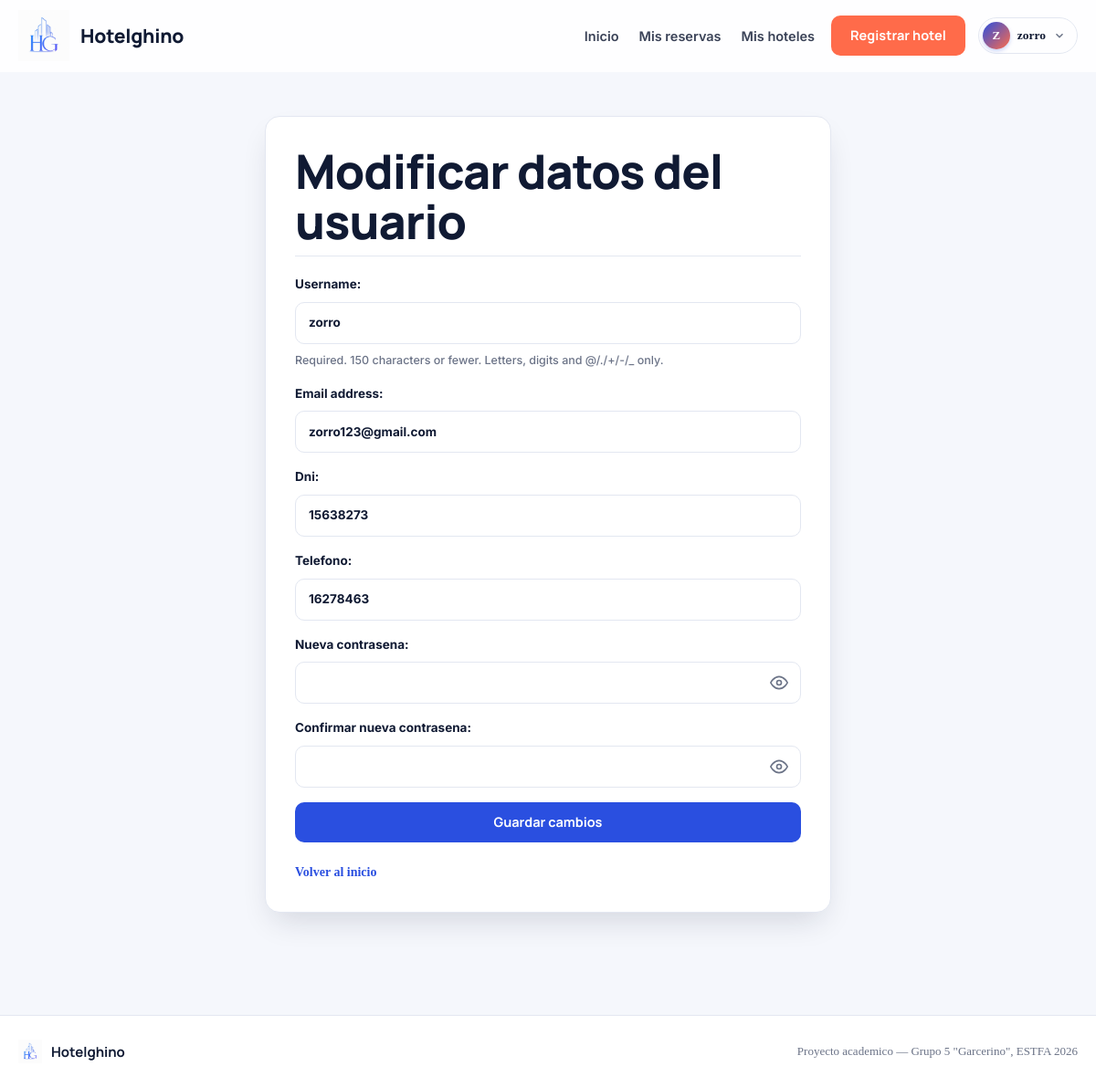
Screenshot of /configuracion/modificar-usuario/ (signed in) with the database file from the repository.
### hotelghino/models.py (models this page shows, shortened)
class Usuario(AbstractUser):
    dni = models.IntegerField()
    telefono = models.CharField(max_length=15)
    ROLES = (
        ('H', 'Huesped'),
        ('P', 'Propietario'),
        ('A', 'Administrador'),
    )
    rol = models.CharField(
        max_length=1,
        choices=ROLES,
        default='H'
    )
    email_verificado = models.BooleanField(
        default=False,
        verbose_name='Email verificado',
        help_text='Indica si el usuario ha verificado su dirección de correo electrónico.'
    )
    REQUIRED_FIELDS = ['dni', 'telefono']
    class Meta:
        verbose_name = 'Usuario'
        verbose_name_plural = 'Usuarios'

### hotelghino/views.py (the view)
# urls.py: path('configuracion/modificar-usuario/', views.modificarUsuario, name='modificar_usuario'),
@login_required
def modificarUsuario(request):
    if request.method == 'POST':
        form = ModificarUsuarioForm(request.POST, instance=request.user)
        if form.is_valid():
            usuario = form.save()
            if form.cleaned_data.get('password1'):
                update_session_auth_hash(request, usuario)
            messages.success(request, 'Tus datos se actualizaron correctamente.')
            return redirect('home')
    else:
        form = ModificarUsuarioForm(instance=request.user)
    return render(request, 'modificar-usuario.html', {'form': form})

### hotelghino/forms.py (shortened to what this page needs)
class ModificarUsuarioForm(forms.ModelForm):
    password1 = forms.CharField(
        label='Nueva contrasena',
        required=False,
        widget=forms.PasswordInput
    )
    password2 = forms.CharField(
        label='Confirmar nueva contrasena',
        required=False,
        widget=forms.PasswordInput
    )
    class Meta:
        model = Usuario
        fields = [
            'username',
            'email',
            'dni',
            'telefono',
        ]

### hotelghino/context_processors.py (called while the page is built)
def admin_pending_hotels(request):
    if request.user.is_authenticated and getattr(request.user, 'rol', None) == 'A':
        count = Alojamiento.objects.filter(estado='P').count()
        return {'pending_hotels_count': count}
    return {'pending_hotels_count': 0}

def carto_context(request):
    from django.conf import settings
    return {
        'CARTO_API_KEY': getattr(settings, 'CARTO_API_KEY', '').strip(),
    }

def date_limits(request):
    from django.utils import timezone
    from .utils import obtener_fecha_limite_reserva
    hoy = timezone.now().date()
    max_fecha = obtener_fecha_limite_reserva(hoy)
    hoy_str = hoy.strftime('%Y-%m-%d')
    max_str = max_fecha.strftime('%Y-%m-%d')
    return {
        'hoy_str': hoy_str,
        'max_fecha_str': max_str,
        'min_fecha': hoy_str,
        'max_fecha': max_str,
    }

### hotelghino/utils.py (called while the page is built)
def obtener_fecha_limite_reserva(base=None):
    if base is None:
        base = timezone.now().date()
    try:
        return base.replace(year=base.year + 1)
    except ValueError:
        return base.replace(year=base.year + 1, day=28)

### hotelghino/templates/modificar-usuario.html (shortened to what this page needs)
{% extends 'base.html' %}
{% block content %}
<main class="page-narrow">
    <section class="panel">
        <div class="panel-header">
            <h1>Modificar datos del usuario</h1>
        </div>
        <form method="post" class="form-stack">
            {{ form.as_p }}
            <button class="button button-primary" type="submit">Guardar cambios</button>
        </form>
        <p class="panel-footer"><a href="{% url 'home' %}">Volver al inicio</a></p>
    </section>
</main>
{% endblock %}

### hotelghino/templates/base.html (shortened to what this page needs)
{% load static %}
<!DOCTYPE html>
<html lang="es">
<head>
    <link rel="stylesheet" href="https://unpkg.com/leaflet@1.9.4/dist/leaflet.css" />
    <link rel="stylesheet" href="{% static 'css/style4.css' %}?v=1.3">
</head>
<body>
    <header class="app-header" id="app-header">
        <div class="app-header-inner">
            <a class="brand" href="{% url 'home' %}">
                <img src="{% static 'images/logo.png' %}" alt="Hotelghino" class="brand-logo-img">
                <span class="brand-name">Hotelghino</span>
            </a>
            <nav class="top-nav" id="top-nav" aria-label="Navegacion principal">
                {% if user.is_authenticated %}
                    <a href="{% url 'home' %}">Inicio</a>
                    <a href="{% url 'mis_reservas' %}">Mis reservas</a>
                    {% if user.rol == 'P' or user.rol == 'A' %}
                        <a href="{% url 'mis_hoteles' %}">Mis hoteles</a>
                        <a class="button button-accent" href="{% url 'registro_hoteles' %}">Registrar hotel</a>
                    {% else %}
                        <a class="button button-accent" href="{% url 'propietario' %}">Ser propietario</a>
                    {% endif %}
                    <div class="user-profile-menu" id="user-profile-menu">
                        <button type="button" class="user-profile-btn" id="user-profile-btn" aria-expanded="false" aria-haspopup="true" aria-controls="user-profile-dropdown" title="Menú de perfil">
                            <span class="user-avatar" aria-hidden="true">{{ user.username|slice:":1"|upper }}</span>
                            <span class="user-profile-name">{{ user.username }}</span>
                            <svg class="user-profile-chevron" width="14" height="14" viewBox="0 0 24 24" fill="none" stroke="currentColor" stroke-width="2.5"><polyline points="6 9 12 15 18 9"/></svg>
                        </button>
                    </div>
                {% else %}
                    <a href="{% url 'login' %}">Ingresar</a>
                    <a class="button button-accent" href="{% url 'registro' %}">Crear cuenta</a>
                {% endif %}
            </nav>
        </div>
    </header>
    <main id="main-content" tabindex="-1">
        {% block content %}{% endblock %}
    </main>
    <footer class="app-footer">
        <div class="app-footer-inner">
            <div class="footer-brand">
                <img src="{% static 'images/logo.png' %}" alt="" class="footer-logo-img" aria-hidden="true">
                <span>Hotelghino</span>
            </div>
            <p class="footer-meta">Proyecto academico &mdash; Grupo 5 &quot;Garcerino&quot;, ESTFA 2026</p>
        </div>
    </footer>
</body>
</html>

### rows the page displays
Usuario: username "Z", username "zorro", email "zorro123@gmail.com", dni "15638273", telefono "16278463"
